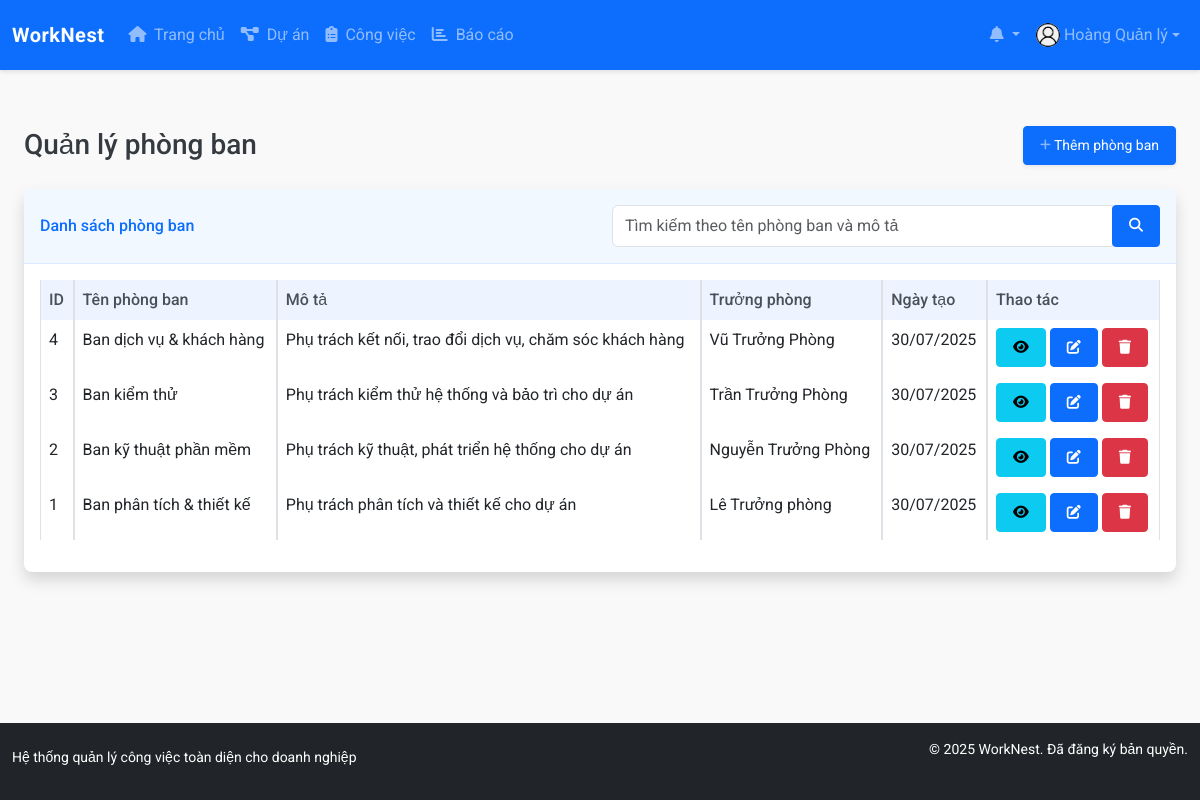
The app's page /modules/departments/index.php (signed in) with its own data.
### tables this page shows
CREATE TABLE `users` (
  `id` int NOT NULL,
  `name` varchar(100) NOT NULL,
  `email` varchar(100) NOT NULL,
  `password` varchar(255) NOT NULL,
  `role` enum('admin','project_manager','department_manager','staff') NOT NULL DEFAULT 'staff',
  `department_id` int DEFAULT NULL,
  `phone` varchar(20) DEFAULT NULL,
  `avatar` varchar(255) DEFAULT 'assets/images/avatar-default.png',
  `created_at` datetime NOT NULL DEFAULT CURRENT_TIMESTAMP,
  `updated_at` datetime DEFAULT NULL ON UPDATE CURRENT_TIMESTAMP,
  `last_login` datetime DEFAULT NULL
);

CREATE TABLE `departments` (
  `id` int NOT NULL,
  `name` varchar(100) NOT NULL,
  `description` text,
  `manager_id` int DEFAULT NULL,
  `created_at` datetime NOT NULL DEFAULT CURRENT_TIMESTAMP,
  `updated_at` datetime DEFAULT NULL ON UPDATE CURRENT_TIMESTAMP
);

### config/config.php (called while the page is built, shortened)
<?php
function is_logged_in() {
    return isset($_SESSION['user_id']);
}
function has_permission($required_role) {
    return $_SESSION['user_role'] === $required_role ||
           ($_SESSION['user_role'] === 'admin') ||
           ($required_role === 'department_manager' && $_SESSION['user_role'] === 'project_manager');
}
function format_date($date) {
    return date('d/m/Y', strtotime($date));
}
require_once ROOT_PATH . 'config/database.php';

### config/database.php (called while the page is built, shortened)
<?php
$conn = mysqli_connect(DB_HOST, DB_USER, DB_PASS, DB_NAME);
mysqli_set_charset($conn, "utf8mb4");
function query($sql) {
    global $conn;
    $result = mysqli_query($conn, $sql);
    return $result;
}
function fetch_array($result) {
    return mysqli_fetch_assoc($result);
}
function num_rows($result) {
    return mysqli_num_rows($result);
}

### modules/departments/index.php (the view, shortened to what this page needs)
<?php
require_once '../../config/config.php';
$limit = 10;
$page = isset($_GET['page']) ? (int)$_GET['page'] : 1;
$offset = ($page - 1) * $limit;
$search = isset($_GET['search']) ? escape_string($_GET['search']) : '';
$search_condition = '';
$sql = "SELECT d.*, u.name as manager_name
        FROM departments d
        LEFT JOIN users u ON d.manager_id = u.id
        $search_condition
        ORDER BY d.id DESC
        LIMIT $offset, $limit";
$result = query($sql);
include_once '../../templates/header.php';
?>
<div class="container-fluid">
    <div class="d-sm-flex align-items-center justify-content-between mb-4">
        <h1 class="h3 mb-0 text-gray-800">Quản lý phòng ban</h1>
        <?php if (has_permission('admin') || has_permission('project_manager')): ?>
        <a href="add.php" class="d-none d-sm-inline-block btn btn-sm btn-primary shadow-sm">
            <i class="fas fa-plus fa-sm text-white-50"></i> Thêm phòng ban
        </a>
        <?php endif; ?>
    </div>
    <div class="card shadow mb-4">
        <div class="card-header py-3">
            <div class="row align-items-center">
                <div class="col-md-6">
                    <h6 class="m-0 font-weight-bold text-primary">Danh sách phòng ban</h6>
                </div>
                <div class="col-md-6">
                    <form action="" method="GET" class="float-right">
                        <div class="input-group">
                            <input type="text" name="search" class="form-control small" placeholder="Tìm kiếm theo tên phòng ban và mô tả" value="<?php echo $search; ?>">
                            <div class="input-group-append">
                                <button class="btn btn-primary" type="submit">
                                    <i class="fas fa-search fa-sm"></i>
                                </button>
                            </div>
                        </div>
                    </form>
                </div>
            </div>
        </div>
        <div class="card-body">
            <div class="table-responsive">
                <table class="table table-bordered" width="100%" cellspacing="0">
                    <thead>
                        <tr>
                            <th>ID</th>
                            <th>Tên phòng ban</th>
                            <th>Mô tả</th>
                            <th>Trưởng phòng</th>
                            <th>Ngày tạo</th>
                            <th>Thao tác</th>
                        </tr>
                    </thead>
                    <tbody>
                        <?php if (num_rows($result) > 0): ?>
                            <?php while ($row = fetch_array($result)): ?>
                                <tr>
                                    <td><?php echo $row['id']; ?></td>
                                    <td><?php echo $row['name']; ?></td>
                                    <td><?php echo $row['description']; ?></td>
                                    <td><?php echo $row['manager_name'] ?? 'Chưa phân công'; ?></td>
                                    <td><?php echo format_date($row['created_at']); ?></td>
                                    <td>
                                        <a href="view.php?id=<?php echo $row['id']; ?>" class="btn btn-info btn-sm">
                                            <i class="fas fa-eye"></i>
                                        </a>
                                        <?php if (has_permission('admin') || has_permission('project_manager')): ?>
                                        <a href="edit.php?id=<?php echo $row['id']; ?>" class="btn btn-primary btn-sm">
                                            <i class="fas fa-edit"></i>
                                        </a>
                                        <a href="delete.php?id=<?php echo $row['id']; ?>" class="btn btn-danger btn-sm"
                                           onclick="return confirm('Bạn có chắc muốn xóa phòng ban này?');">
                                            <i class="fas fa-trash"></i>
                                        </a>
                                        <?php endif; ?>
                                    </td>
                                </tr>
                            <?php endwhile; ?>
                        <?php else: ?>
                            <tr>
                                <td colspan="6" class="text-center">Không có phòng ban nào</td>
                            </tr>
                        <?php endif; ?>
                    </tbody>
                </table>
            </div>
        </div>
    </div>
</div>
<?php
include_once '../../templates/footer.php';
?>

### templates/header.php (shortened to what this page needs)
<!DOCTYPE html>
<html lang="vi">
<head>
    <link href="https://cdn.jsdelivr.net/npm/bootstrap@5.3.0-alpha1/dist/css/bootstrap.min.css" rel="stylesheet">
    <link rel="stylesheet" href="https://cdnjs.cloudflare.com/ajax/libs/font-awesome/6.4.0/css/all.min.css">
    <link rel="stylesheet" href="<?php echo BASE_URL; ?>assets/css/style.css">
</head>
<body>
    <?php if (is_logged_in()): ?>
        <nav class="navbar navbar-expand-lg navbar-dark bg-primary sticky-top">
            <div class="container-fluid">
                <a class="navbar-brand d-flex align-items-center justify-content-evenly" href="<?php echo BASE_URL; ?>">
                    <span class="fw-bold">WorkNest</span>
                </a>
                <div class="collapse navbar-collapse" id="navbarNav">
                    <ul class="navbar-nav me-auto">
                        <li class="nav-item">
                            <a class="nav-link" href="<?php echo BASE_URL; ?>">
                                <i class="fas fa-home me-1"></i> Trang chủ
                            </a>
                        </li>
                        <?php if (has_permission('project_manager') || has_permission('department_manager')): ?>
                            <li class="nav-item">
                                <a class="nav-link" href="<?php echo BASE_URL; ?>modules/projects/">
                                    <i class="fas fa-project-diagram me-1"></i> Dự án
                                </a>
                            </li>
                        <?php endif; ?>
                        <li class="nav-item">
                            <a class="nav-link" href="<?php echo BASE_URL; ?>modules/tasks/">
                                <i class="fas fa-clipboard-list me-1"></i> Công việc
                            </a>
                        </li>
                        <?php if (has_permission('project_manager') || has_permission('department_manager')): ?>
                            <li class="nav-item">
                                <a class="nav-link" href="<?php echo BASE_URL; ?>modules/reports/">
                                    <i class="fas fa-chart-bar me-1"></i> Báo cáo
                                </a>
                            </li>
                        <?php endif; ?>
                    </ul>
                    <ul class="navbar-nav">
                        <li class="nav-item dropdown">
                            <a class="nav-link dropdown-toggle position-relative" href="#" id="notificationsDropdown"
                                role="button" data-bs-toggle="dropdown" aria-expanded="false">
                                <i class="fas fa-bell"></i>
                            </a>
                        </li>
                        <li class="nav-item dropdown">
                            <a class="nav-link dropdown-toggle d-flex align-items-center justify-content-evenly" href="#" id="userDropdown"
                                role="button" data-bs-toggle="dropdown" aria-expanded="false">
                                <?php
                                $current_user_id = $_SESSION['user_id'];
                                $user_sql = "SELECT * FROM users WHERE id = $current_user_id";
                                $user_result = query($user_sql);
                                $user_data = fetch_array($user_result);
                                ?>
                                <img src="<?php echo BASE_URL . $user_data['avatar']; ?>" class="rounded-circle me-1"
                                    alt="Avatar" style="width: 24px; height: 24px; object-fit: cover;">
                                <span class="d-none d-lg-inline-block"><?php echo $user_data['name']; ?></span>
                            </a>
                        </li>
                    </ul>
                </div>
            </div>
        </nav>
    <?php endif; ?>
    <div class="container-fluid mt-4 pb-5">

### assets/css/style.css (style rules this page uses)
:root { --primary-color: #0d6efd; --primary-hover: #0a58ca; --secondary-color: #6c757d; --dark-color: #343a40; --light-color: #f8f9fa; --gray-100: #f8f9fa; --gray-200: #e9ecef; --gray-300: #dee2e6; --gray-400: #ced4da; --gray-500: #adb5bd; --gray-600: #6c757d; --gray-700: #495057; --gray-800: #343a40; --gray-900: #212529; }
a { text-decoration: none; }
body { font-family: 'Roboto', sans-serif; background-color: #f9f9f9; color: var(--gray-800); min-height: 100vh; display: flex; flex-direction: column; justify-content: space-between; }
.navbar-dark.bg-primary { height: 70px; box-shadow: 0 2px 4px rgba(0, 0, 0, 0.1); }
.navbar-brand { font-weight: 700; letter-spacing: 0.5px; }
.card { border: none; box-shadow: 0 0.125rem 0.25rem rgba(0, 0, 0, 0.075); transition: all 0.3s ease; border-radius: 0.5rem; overflow: hidden; }
.card-header { background-color: rgba(13, 110, 253, 0.05); border-bottom: 1px solid rgba(13, 110, 253, 0.1); font-weight: 500; }
.btn { border-radius: 0.25rem; padding: 0.5rem 1rem; transition: all 0.2s ease; }
.btn-primary { background-color: var(--primary-color); border-color: var(--primary-color); }
.table { border-collapse: separate; border-spacing: 0; width: 100%; }
.table th { background-color: rgba(13, 110, 253, 0.075); color: var(--gray-700); font-weight: 500; border-top: none; }

### records on screen
users: avatar (placeholder picture), name "Hoàng Quản lý"
departments: id "4", name "Ban dịch vụ & khách hàng", description "Phụ trách kết nối, trao đổi dịch vụ, chăm sóc khách hàng", manager.name "Vũ Trưởng Phòng", created_at "30/07/2025"
departments: id "3", name "Ban kiểm thử", description "Phụ trách kiểm thử hệ thống và bảo trì cho dự án", manager.name "Trần Trưởng Phòng", created_at "30/07/2025"
departments: id "2", name "Ban kỹ thuật phần mềm", description "Phụ trách kỹ thuật, phát triển hệ thống cho dự án", manager.name "Nguyễn Trưởng Phòng", created_at "30/07/2025"
departments: id "1", name "Ban phân tích & thiết kế", description "Phụ trách phân tích và thiết kế cho dự án", manager.name "Lê Trưởng phòng", created_at "30/07/2025"
